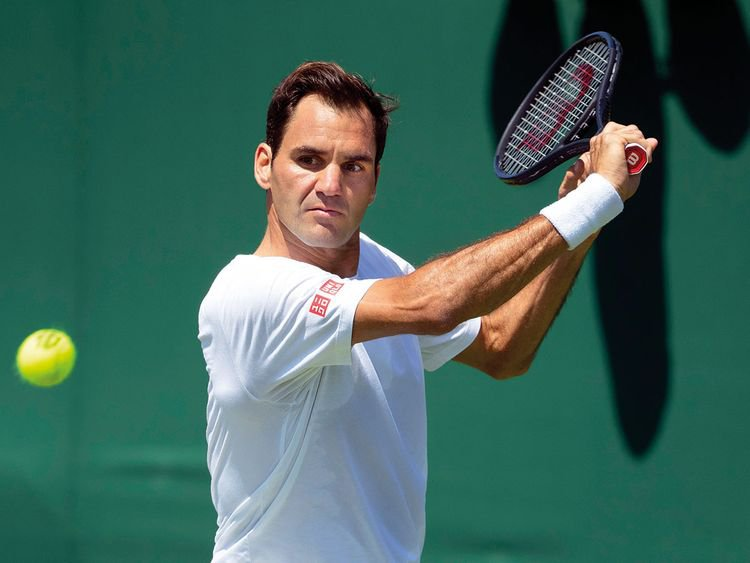
#> input picture server/test_images/federer1.jpg, 750 x 563 px; its folder holds only this picture in this run
$ python -i util.py   (imports and definitions only)
#> lines starting #> are read from the running program, lines starting #| are printed output that depends on the picture
import joblib
import json
import numpy as np
import base64
import cv2
from wavelet import w2d

__class_name_to_number = {}
__class_number_to_name = {}
__model = None

def classify_image(image_base64_data, file_path=None):

    imgs = get_cropped_image_if_2_eyes(file_path, image_base64_data)

    result = []
    for img in imgs:
        scalled_raw_img = cv2.resize(img, (32, 32))
        img_har = w2d(img, 'db1', 5)
        scalled_img_har = cv2.resize(img_har, (32, 32))
        combined_img = np.vstack((scalled_raw_img.reshape(32 * 32 * 3, 1), scalled_img_har.reshape(32 * 32, 1)))

        len_image_array = 32*32*3 + 32*32

        final = combined_img.reshape(1,len_image_array).astype(float)
        result.append({
            'class': class_number_to_name(__model.predict(final)[0]),
            'class_probability': np.around(__model.predict_proba(final)*100,2).tolist()[0],
            'class_dictionary': __class_name_to_number
        })

    return result

def class_number_to_name(class_num):
    return __class_number_to_name[class_num]

def load_saved_artifacts():
    print("loading saved artifacts...start")
    global __class_name_to_number
    global __class_number_to_name

    with open("C:/Users/DELL/Ml-Projects/ImageClassification/server/artifacts/class_dictionary.json", "r") as f:
        __class_name_to_number = json.load(f)
        __class_number_to_name = {v:k for k,v in __class_name_to_number.items()}

    global __model
    if __model is None:
        with open('C:/Users/DELL/Ml-Projects/ImageClassification/server/artifacts/saved_model.pkl', 'rb') as f:
            __model = joblib.load(f)
    print("loading saved artifacts...done")


def get_cv2_image_from_base64_string(b64str):

    try:

        if ',' in b64str:
            encoded_data = b64str.split(',')[1]
        else:

            encoded_data = b64str


        nparr = np.frombuffer(base64.b64decode(encoded_data), np.uint8)


        img = cv2.imdecode(nparr, cv2.IMREAD_COLOR)

        return img
    except Exception as e:
        print(f"Error decoding base64 string: {e}")
        return None

def get_cropped_image_if_2_eyes(image_path, image_base64_data):
    face_cascade = cv2.CascadeClassifier('./opencv/haarcascades/haarcascade_frontalface_default.xml')
    eye_cascade = cv2.CascadeClassifier('./opencv/haarcascades/haarcascade_eye.xml')

    if image_path:
        img = cv2.imread(image_path)
    else:
        img = get_cv2_image_from_base64_string(image_base64_data)

    gray = cv2.cvtColor(img, cv2.COLOR_BGR2GRAY)
    faces = face_cascade.detectMultiScale(gray, 1.3, 5)

    cropped_faces = []
    for (x,y,w,h) in faces:
            roi_gray = gray[y:y+h, x:x+w]
            roi_color = img[y:y+h, x:x+w]
            eyes = eye_cascade.detectMultiScale(roi_gray)
            if len(eyes) >= 2:
                cropped_faces.append(roi_color)
    return cropped_faces

def get_b64_test_image_for_virat():
    with open("b64.txt") as f:
        return f.read()

# [2 lines not run here, left out]

>>> import cv2
>>> picture = cv2.imread('test_images/federer1.jpg', cv2.IMREAD_GRAYSCALE)
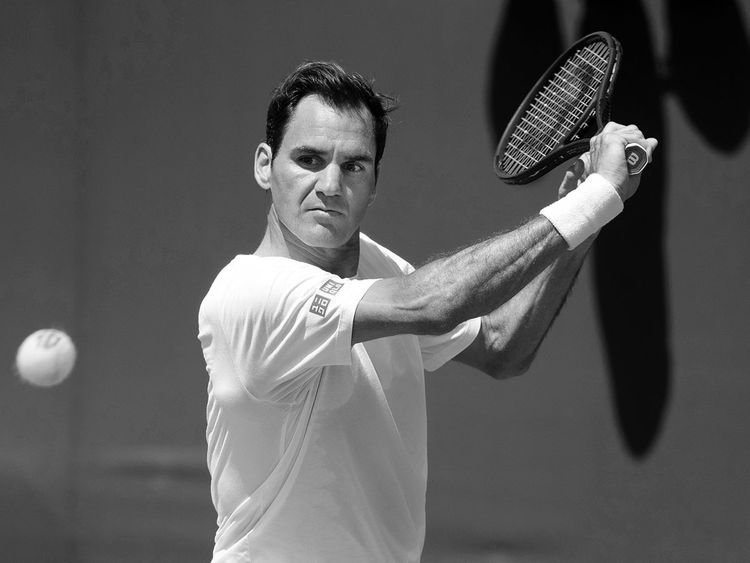
#> picture: shape (563, 750); min 0, max 255, mean 89.1
>>> result = classify_image(picture)
#> in get_cv2_image_from_base64_string, `nparr = np.frombuffer(base64.b64decode(encoded_data), np.uint8)`: nparr = 293 values, max 247 at index 0, min 0 at index 12, mean 77.42
#> (the run stopped early here; a loop or call above may not have finished)

$ run again, on server/test_images/federer2.jpg
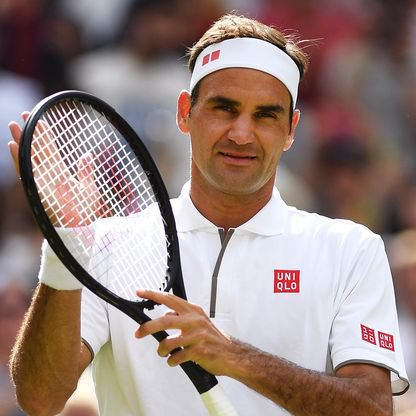
#> input picture server/test_images/federer2.jpg, 416 x 416 px
#> `picture = cv2.imread('test_images/federer1.jpg', cv2.IMREAD_GRAYSCALE)`:
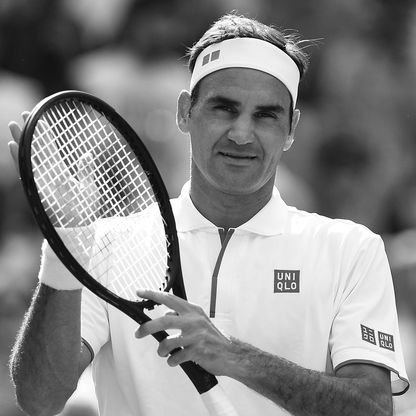
#> picture: shape (416, 416); min 0, max 255, mean 136.6
#> nparr = 20 values, max 195 at index 17, min 14 at index 8, mean 81.85

$ run again, on server/test_images/serena1.jpg
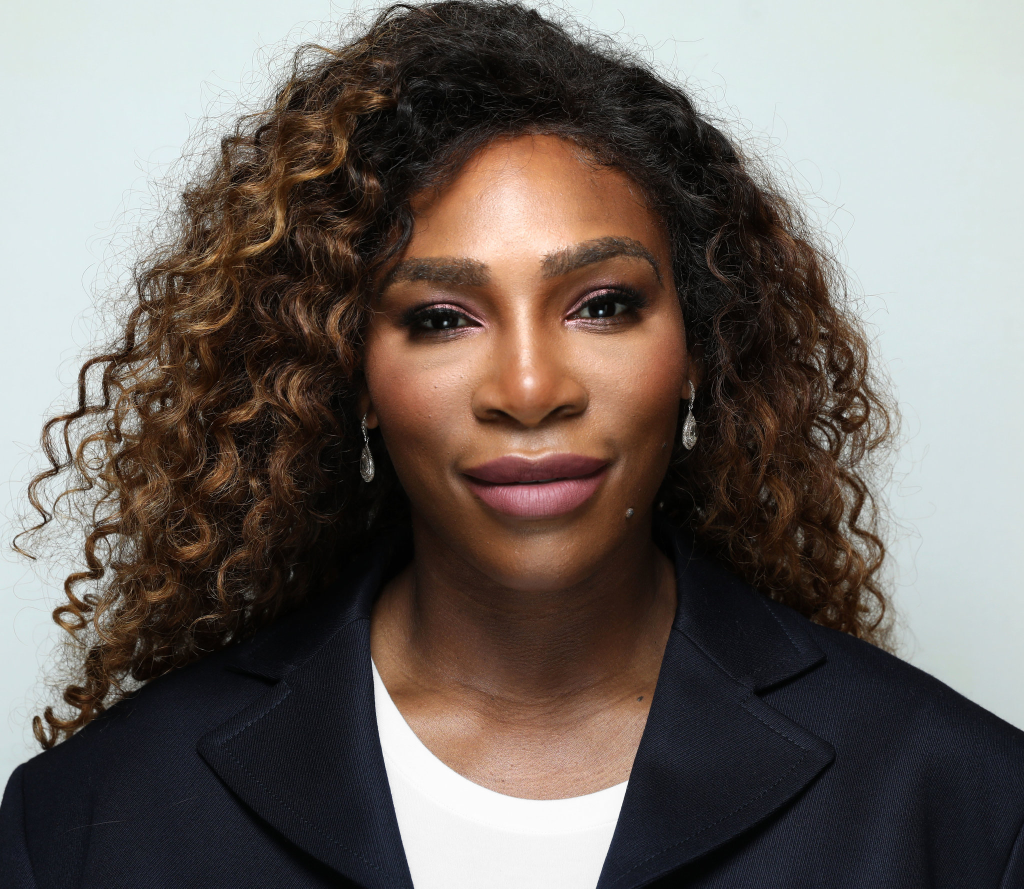
#> input picture server/test_images/serena1.jpg, 2048 x 1777 px (shown at 1/2 size)
#> `picture = cv2.imread('test_images/federer1.jpg', cv2.IMREAD_GRAYSCALE)`:
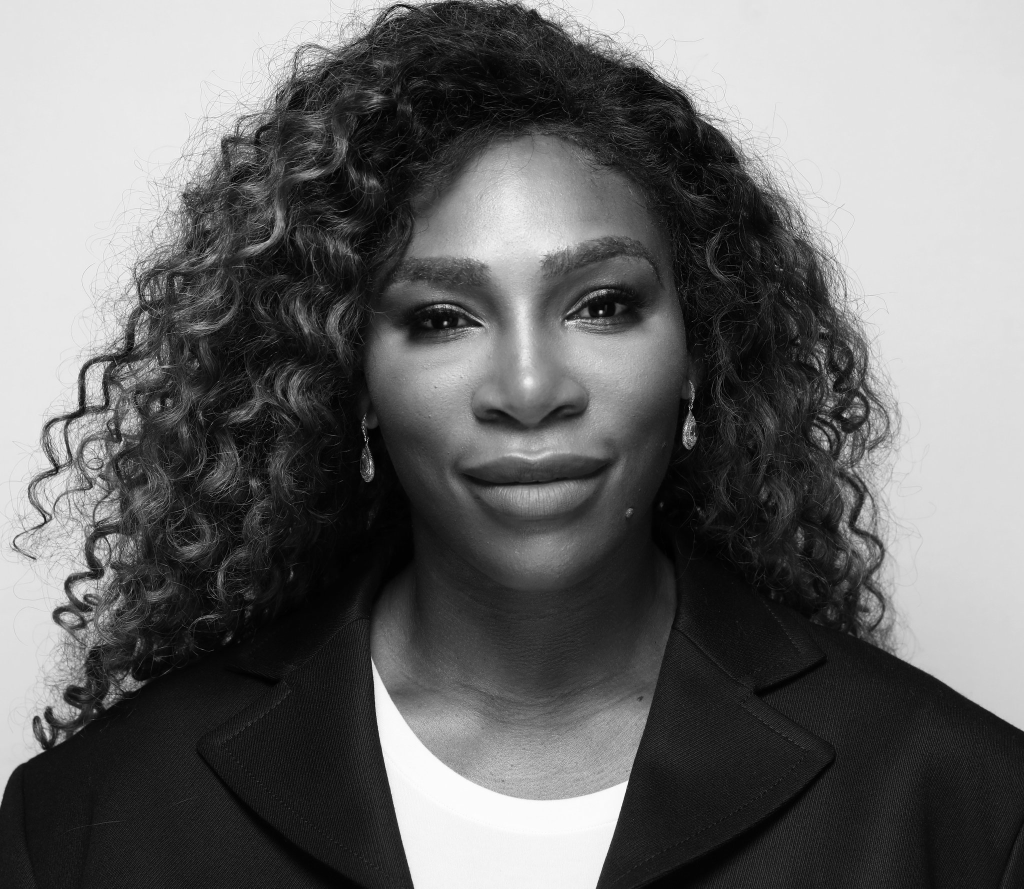
#> picture: shape (1777, 2048) (shown at 1/2 size); min 0, max 255, mean 106
#> nparr = 503 values, max 254 at index 467, min 0 at index 69, mean 125.4

$ run again, on server/test_images/serena2.jpg
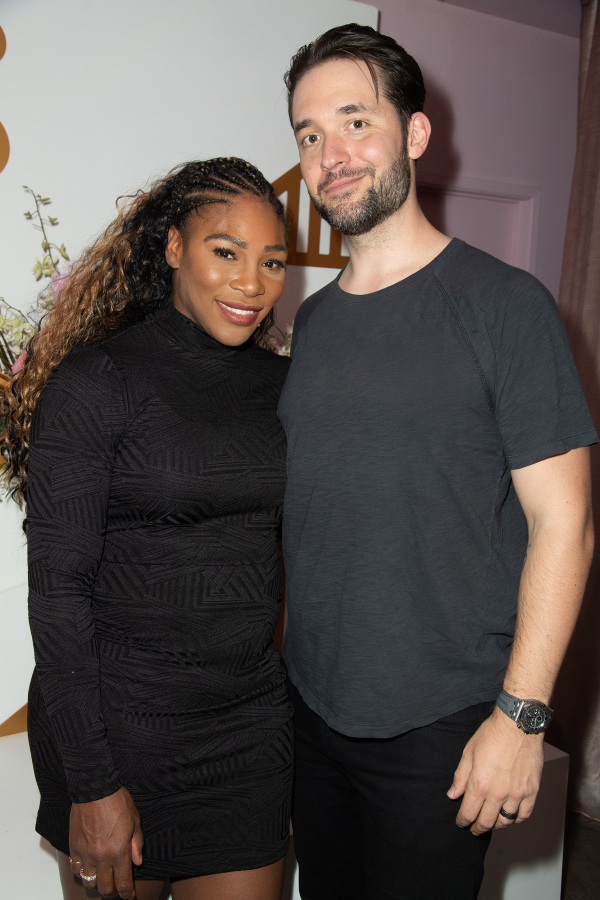
#> input picture server/test_images/serena2.jpg, 1800 x 2700 px (shown at 1/3 size)
#> `picture = cv2.imread('test_images/federer1.jpg', cv2.IMREAD_GRAYSCALE)`:
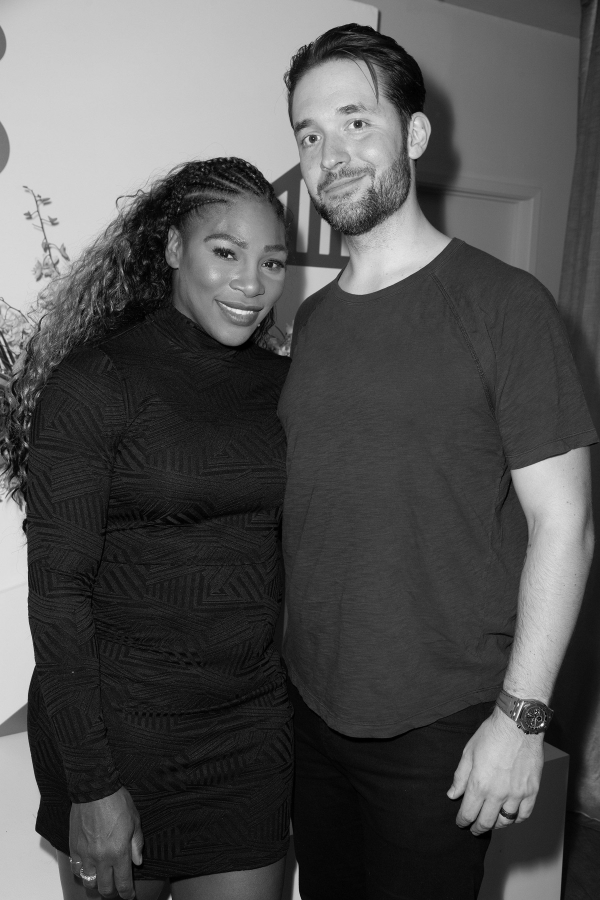
#> picture: shape (2700, 1800) (shown at 1/3 size); min 0, max 255, mean 82.1
#> nparr = 353 values, max 252 at index 49, min 0 at index 97, mean 106.7
